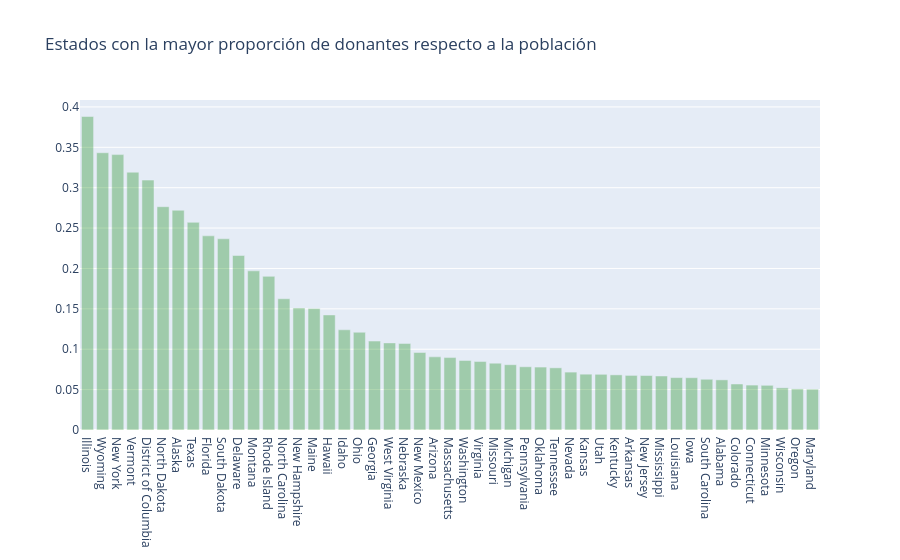

The notebook cell this image was saved under:
### Markdown cell above
> - **California**, al ser el estado con la mayor población, también cuenta con la mayor cantidad de donantes registrados, con cerca de **300,000 donantes**. **San Francisco** y **Los Ángeles** son las principales ciudades de California donde se concentra el mayor número de donantes. Asimismo, California es el estado con el mayor número de escuelas y proyectos.
>
> - **Nueva York**, **Texas** y **Florida**, con aproximadamente **137,000**, **134,000** y **108,000** donantes, respectivamente, son los otros estados con la mayor cantidad de donantes. Las principales ciudades son **Nueva York**, **Miami**, **Tampa**, **Houston** y **Dallas**, donde se concentra la mayor parte de los donantes.
>
> - **Dakota del Norte**, **Dakota del Sur**, **Vermont** y **Wyoming** son los estados con el menor número de donantes, con menos de **4,000** cada uno. Además, existe una categoría denominada **"Others" (Otros)** en los datos de los estados, que probablemente agrupa a donantes docentes o a donantes provenientes de otros países.
>
> - Considerando todas las ciudades de Estados Unidos, las tres con mayor número de donantes son **Chicago** (aproximadamente **35 mil donantes**), **Nueva York** (aproximadamente **27 mil**) y **Brooklyn** (aproximadamente **22 mil**). Las ciudades californianas de **San Francisco** y **Los Ángeles** ocupan el cuarto y quinto lugar, con alrededor de **18 mil** y **16 mil** donantes, respectivamente.

## <a>Conjunto de datos ajustado por población</a>

Los estados que encabezan las gráficas anteriores son, en gran medida, los que poseen una población más alta. Por ello, resulta interesante analizar el **número de donantes por cada 100,000 habitantes** en cada estado.

Para este análisis se ha incorporado un conjunto de datos ajustado por población, que incluye la población de cada estado de Estados Unidos correspondiente al año **2013**.

**Conjunto de datos de población:** http://www.enchantedlearning.com/usa/states/population.shtml

## <a id="2.3">2.3 Estados con la mayor **proporción de donantes respecto a la población**</a>

### Code cell
# Población estimada por estado (Censo de EE. UU., 2013)
census_2013 = {
    'Mississippi': 2991207, 'Iowa': 3090416, 'Oklahoma': 3850568,
    'Delaware': 925749, 'Minnesota': 5420380, 'Alaska': 735132,
    'Illinois': 12882135, 'Arkansas': 2959373, 'New Mexico': 2085287,
    'Indiana': 6570902, 'Maryland': 5928814, 'Louisiana': 4625470,
    'Texas': 26448193, 'Wyoming': 582658, 'Arizona': 6626624,
    'Wisconsin': 5742713, 'Michigan': 9895622, 'Kansas': 2893957,
    'Utah': 2900872, 'Virginia': 8260405, 'Oregon': 3930065,
    'Connecticut': 3596080, 'New York': 19651127,
    'California': 38332521, 'Massachusetts': 6692824,
    'West Virginia': 1854304, 'South Carolina': 4774839,
    'New Hampshire': 1323459, 'Vermont': 626630,
    'Georgia': 9992167, 'North Dakota': 723393,
    'Pennsylvania': 12773801, 'Florida': 19552860,
    'Hawaii': 1404054, 'Kentucky': 4395295,
    'Rhode Island': 1051511, 'Nebraska': 1868516,
    'Missouri': 6044171, 'Ohio': 11570808,
    'Alabama': 4833722, 'South Dakota': 844877,
    'Colorado': 5268367, 'Idaho': 1612136,
    'New Jersey': 8899339, 'Washington': 6971406,
    'North Carolina': 9848060, 'Tennessee': 6495978,
    'Montana': 1015165, 'District of Columbia': 646449,
    'Nevada': 2790136, 'Maine': 1328302
}

# Número de donantes por estado
donors_from_states = dict(donors_df['Donor State'].value_counts())

# Calcular el número de donantes por cada 100 000 habitantes
don_pop = {}
for state, don in donors_from_states.items():
    if state not in census_2013:
        continue
    don_pop[state] = float(don) * 100000 / census_2013[state]

import operator

# Ordenar los estados según la proporción de donantes
don_pop = sorted(don_pop.items(), key=operator.itemgetter(1), reverse=True)

xx = [x[0] for x in don_pop][1:]
yy = [x[1] for x in don_pop][1:]

trace2 = go.Bar(
    x=xx,
    y=yy,
    name='Donantes por población',
    marker=dict(color='green'),
    opacity=0.3
)

data = [trace2]

layout = go.Layout(
    barmode='group',
    legend=dict(dict(x=-0.1, y=1.2)),
    margin=dict(b=120),
    title='Estados con la mayor proporción de donantes respecto a la población'
)

fig = go.Figure(data=data, layout=layout)
iplot(fig, filename='grouped-bar')

### Figure 1 — Plotly figure (JSON) as saved in the notebook; plotly's stock layout.template omitted (floating-point values rounded to 4 significant figures)
{"data": [{"marker": {"color": "green"}, "name": "Donantes por población", "opacity": 0.3, "type": "bar", "x": ["Illinois", "Wyoming", "New York", "Vermont", "District of Columbia", "North Dakota", "Alaska", "Texas", "Florida", "South Dakota", "Delaware", "Montana", "Rhode Island", "North Carolina", "New Hampshire", "Maine", "Hawaii", "Idaho", "Ohio", "Georgia", "West Virginia", "Nebraska", "New Mexico", "Arizona", "Massachusetts", "Washington", "Virginia", "Missouri", "Michigan", "Pennsylvania", "Oklahoma", "Tennessee", "Nevada", "Kansas", "Utah", "Kentucky", "Arkansas", "New Jersey", "Mississippi", "Louisiana", "Iowa", "South Carolina", "Alabama", "Colorado", "Connecticut", "Minnesota", "Wisconsin", "Oregon", "Maryland"], "y": [0.3881, 0.3433, 0.3409, 0.3192, 0.3094, 0.2765, 0.2721, 0.2571, 0.2404, 0.2367, 0.216, 0.197, 0.1902, 0.1625, 0.1511, 0.1506, 0.1424, 0.1241, 0.121, 0.1101, 0.1079, 0.107, 0.09591, 0.09054, 0.08965, 0.08607, 0.08474, 0.08272, 0.08084, 0.07829, 0.07791, 0.07697, 0.07168, 0.06911, 0.06894, 0.06825, 0.06758, 0.06742, 0.06686, 0.06486, 0.06472, 0.06283, 0.06206, 0.05694, 0.05562, 0.05535, 0.05224, 0.05089, 0.0506]}], "layout": {"barmode": "group", "legend": {"x": -0.1, "y": 1.2}, "margin": {"b": 120}, "title": {"text": "Estados con la mayor proporción de donantes respecto a la población"}}}
